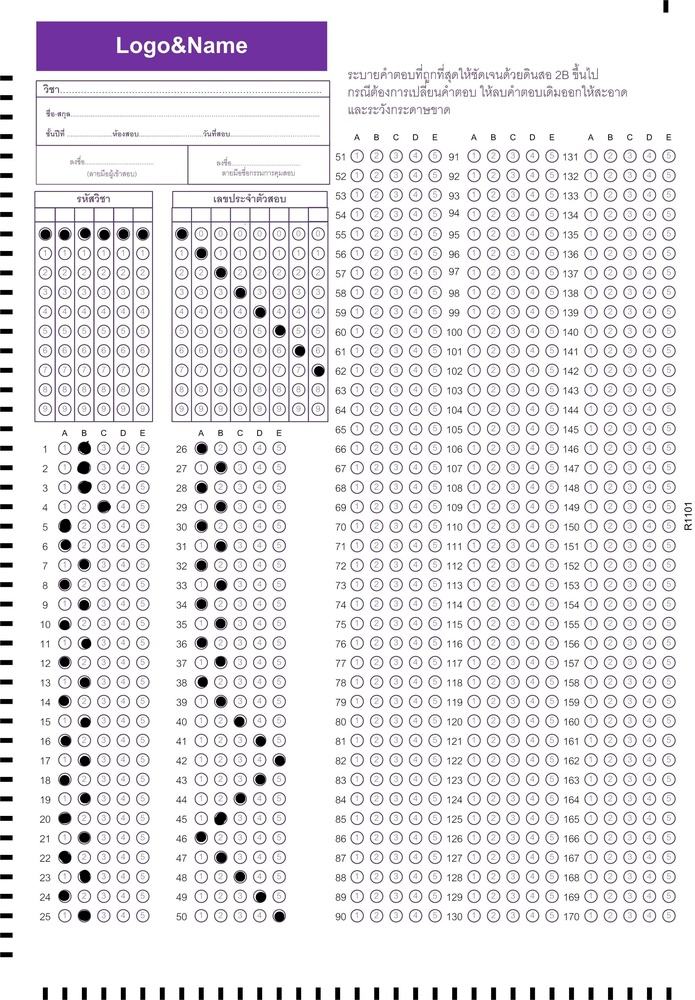
#> input picture R1103.jpg, 695 x 1000 px, shrunk from 2317 x 3335 before the run
$ python Detect.py
#> lines starting #> are read from the running program, lines starting #| are printed output that depends on the picture; after the words box and inside, x2 and y2 are one past the last pixel; in counts of white or black regions, pixels touching at a corner belong together
# Detect.py — OMR with adjustable grids + per-block anti-false-E
import cv2, numpy as np, json, csv
from pathlib import Path
from PIL import Image
import warnings
warnings.filterwarnings("ignore")

# ================= PATH / OUTPUT =================
BASE = Path(__file__).resolve().parent
IMG_PATH = str(BASE / "R1103.jpg")       # <-- เปลี่ยนชื่อภาพที่นี่
OUT_DIR  = BASE / "out"
OUT_DIR.mkdir(parents=True, exist_ok=True)

# ================ GLOBAL CONFIG =================
ABS_MIN_BLACK  = 35     # ขั้นต่ำพิกเซลดำต่อช่อง (ค่าเริ่มต้น)
MIN_FILL_RATIO = 0.22   # (ดำสุด) ต้องมากกว่า mean ของคอลัมน์ * ค่านี้
TOP2_DELTA_RATIO = 0.10 # ช่องดำสุดต้องทิ้งห่างอันดับสอง >= 10%

# ================ ZONES (ตัวเลขแนวตั้ง) =================
ZONES = {
    "subject_code": {
        "rect_pct": (0.0485, 0.22, 0.22, 0.42),  # 6 หลัก x 10 แถว
        "rows": 10, "cols": 6
    },
    "student_id": {
        "rect_pct": (0.2455, 0.22, 0.47, 0.422), # 8 หลัก x 10 แถว
        "rows": 10, "cols": 8
    },
}

"""
ANSWER_BLOCKS tuple:
(name, rect_pct, rows, cols, q_start, choices, row_shift, col_labels, options_dict)

options_dict (ไม่บังคับ):
{
  "grid": "uniform"|"weighted"|"auto",
  "row_weights": [...],   # ถ้า grid=weighted
  "col_weights": [...],   # ถ้า grid=weighted
  "cell_pad": (px, py),   # padding ภายในช่อง (สัดส่วน 0..1 ของกว้าง/สูง) เช่น (0.12, 0.18)
  "col_pad_x": [..]*cols, # padding แนวนอนรายคอลัมน์ (override cell_pad[0])
  "abs_min_black": int,   # override เกณฑ์ขั้นต่ำดำ
  "min_fill_ratio": float,# override สัดส่วนเทียบ mean
  "top2_delta_ratio": float # override เกณฑ์ทิ้งห่างอันดับสอง
}
"""

ANSWER_BLOCKS = [
    # ซ้าย
    ("ans_1_25",  (0.077, 0.439, 0.22, 0.925), 25, 5,  1, 5,  0, "ABCDE",
        {"grid":"uniform",
         "cell_pad": (0.10, 0.16),
         "abs_min_black": 35, "min_fill_ratio": 0.24, "top2_delta_ratio": 0.12}
    ),
    ("ans_26_50", (0.275, 0.439, 0.42, 0.925), 25, 5, 26, 5,  0, "ABCDE",
        {"grid":"uniform",
         "cell_pad": (0.10, 0.16),
         "abs_min_black": 35, "min_fill_ratio": 0.24, "top2_delta_ratio": 0.12}
    ),

    # กลาง 51–90  (เพิ่ม padding คอลัมน์ E เพื่อกัน false positive)
    ("ans_51_90",  (0.500, 0.145, 0.640, 0.924), 40, 5,  51, 5,  0, "ABCDE",
        {"grid":"uniform",
         "cell_pad": (0.12, 0.18),
         "col_pad_x": [0.12, 0.12, 0.12, 0.12, 0.26],  # E บีบมากขึ้น
         "abs_min_black": 45, "min_fill_ratio": 0.28, "top2_delta_ratio": 0.18}
    ),

    # ขวา 91–170
    ("ans_91_130", (0.670, 0.145, 0.810, 0.923), 40, 5,  91, 5,  0, "ABCDE",
        {"grid":"uniform",
         "cell_pad": (0.12, 0.18),
         "col_pad_x": [0.12, 0.12, 0.12, 0.12, 0.26],
         "abs_min_black": 45, "min_fill_ratio": 0.28, "top2_delta_ratio": 0.18}
    ),
    ("ans_131_170",(0.840, 0.145, 0.978, 0.923), 40, 5, 131, 5,  0, "ABCDE",
        {"grid":"uniform",
         "cell_pad": (0.12, 0.18),
         "col_pad_x": [0.12, 0.12, 0.12, 0.12, 0.26],
         "abs_min_black": 45, "min_fill_ratio": 0.28, "top2_delta_ratio": 0.18}
    ),
]

# ================ UTILS =================
def pillow_read(path):
    pil = Image.open(path).convert("RGB")
    return cv2.cvtColor(np.array(pil), cv2.COLOR_RGB2BGR)

def pct_to_px(rect_pct, W, H):
    x1p,y1p,x2p,y2p = rect_pct
    x1 = int(round(x1p*W)); y1 = int(round(y1p*H))
    x2 = int(round(x2p*W)); y2 = int(round(y2p*H))
    x1 = max(0,min(x1,W-2)); y1 = max(0,min(y1,H-2))
    x2 = max(1,min(x2,W-1)); y2 = max(1,min(y2,H-1))
    if x2<=x1+2: x2=x1+3
    if y2<=y1+2: y2=y1+3
    return [x1,y1,x2,y2]

# [17 lines left out: functions _smooth1d, _borders_from_proj, not called in this run]

# --------- GRID BUILDERS ----------
def uniform_grid(crop_gray, rows, cols):
    H, W = crop_gray.shape[:2]
    bx = [int(round(i * W / cols)) for i in range(cols + 1)]
    by = [int(round(i * H / rows)) for i in range(rows + 1)]
    boxes = []
    for r in range(rows):
        for c in range(cols):
            boxes.append((bx[c], by[r], bx[c+1], by[r+1]))
    return boxes, bx, by, None

# [38 lines left out: functions weighted_edges, weighted_grid, auto_grid, not called in this run]

def build_grid(crop_gray, rows, cols, mode="uniform", row_weights=None, col_weights=None):
    mode = (mode or "uniform").lower()
    if mode == "uniform":
        return uniform_grid(crop_gray, rows, cols)
    elif mode == "weighted":
        return weighted_grid(crop_gray, rows, cols, row_weights, col_weights)
    else:
        return auto_grid(crop_gray, rows, cols)

def draw_boxes(vis, boxes, offset, color=(0,0,255), thick=1):
    ox,oy = offset
    for (x1,y1,x2,y2) in boxes:
        cv2.rectangle(vis, (ox+x1,oy+y1), (ox+x2,oy+y2), color, thick)

# ====== COUNT WITH INNER PADDING ======
def _apply_inner_pad(cell, pad_x=0.0, pad_y=0.0):
    H, W = cell.shape[:2]
    dx = int(round(pad_x * W))
    dy = int(round(pad_y * H))
    x1 = min(max(0, dx), W-2); y1 = min(max(0, dy), H-2)
    x2 = max(x1+1, W-dx);      y2 = max(y1+1, H-dy)
    return cell[y1:y2, x1:x2]

def cell_count(cell_gray, pad_x=0.0, pad_y=0.0):
    if pad_x>0 or pad_y>0:
        cell_gray = _apply_inner_pad(cell_gray, pad_x, pad_y)
    th = cv2.threshold(cell_gray,0,255,cv2.THRESH_BINARY_INV+cv2.THRESH_OTSU)[1]
    # ตัดเส้นขอบบาง ๆ ออก
    th = cv2.erode(th, cv2.getStructuringElement(cv2.MORPH_ELLIPSE,(3,3)), 1)
    return int(cv2.countNonZero(th)), th.size

def pick_choice(counts, abs_min=None, min_ratio=None, top2_delta_ratio=None):
    abs_min = ABS_MIN_BLACK if abs_min is None else abs_min
    min_ratio = MIN_FILL_RATIO if min_ratio is None else min_ratio
    top2_delta_ratio = TOP2_DELTA_RATIO if top2_delta_ratio is None else top2_delta_ratio

    arr = np.array(counts, dtype=np.float32)
    k = int(np.argmax(arr))
    if arr[k] < abs_min: return None
    if arr[k] < min_ratio * (arr.mean()+1e-6): return None
    if arr.size >= 2:
        top2 = np.partition(arr, -2)[-2:]
        if (top2[-1] - top2[-2]) < top2_delta_ratio * max(1.0, top2[-1]):
            return None
    return k

# --------- READERS ----------
def read_digit_zone(gray, rect, rows, cols, grid_mode="uniform",
                    row_weights=None, col_weights=None):
    x1,y1,x2,y2 = rect
    crop = gray[y1:y2, x1:x2]
    boxes, _, _, _ = build_grid(crop, rows, cols, grid_mode, row_weights, col_weights)

    digits=[]
    for c in range(cols):
        counts=[]
        for r in range(rows):
            bx1,by1,bx2,by2 = boxes[r*cols + c]
            cell = crop[by1:by2, bx1:bx2]
            cnt, _ = cell_count(cell, 0.08, 0.12)  # padding เล็กน้อยสำหรับตัวเลข
            counts.append(cnt)
        d = pick_choice(counts)
        digits.append(None if d is None else d)
    return digits, boxes

def read_answer_block(gray, rect, rows, cols, q_start, choices=5, row_shift=0,
                      col_labels="ABCDE", grid_mode="uniform", row_weights=None, col_weights=None,
                      cell_pad=(0.12,0.18), col_pad_x=None,
                      abs_min=None, min_ratio=None, top2_delta_ratio=None):
    x1,y1,x2,y2 = rect
    crop = gray[y1:y2, x1:x2]
    boxes, _, _, _ = build_grid(crop, rows, cols, grid_mode, row_weights, col_weights)

    answers = {}
    for r in range(rows):
        counts=[]
        for c in range(cols):
            bx1,by1,bx2,by2 = boxes[r*cols + c]
            cell = crop[by1:by2, bx1:bx2]

            # padding: รายคอลัมน์ > ทั่วไป
            px = (col_pad_x[c] if (col_pad_x and c < len(col_pad_x)) else cell_pad[0])
            py = cell_pad[1]
            cnt, _ = cell_count(cell, px, py)
            counts.append(cnt)

        k = pick_choice(counts, abs_min, min_ratio, top2_delta_ratio)
        picked = "" if k is None else (col_labels[k] if k < len(col_labels) else "ABCDE"[k])
        qno = q_start + r + row_shift
        if qno >= 1:
            answers[qno] = picked

    return answers, boxes

# ================ MAIN =================
def main():
    img = cv2.imread(IMG_PATH)
#> img is the input picture: shape (1000, 695, 3); mean B, G, R 234, 230.6, 232.9
    if img is None:
        img = pillow_read(IMG_PATH)

    gray = cv2.cvtColor(img, cv2.COLOR_BGR2GRAY)
    H, W = gray.shape
#> H = 1000; W = 695
    vis = cv2.cvtColor(gray, cv2.COLOR_GRAY2BGR)

    result = {"subject_code": None, "student_id": None, "answers": {}}

    # -------- subject_code & student_id --------
    for name, cfg in ZONES.items():
        rect = pct_to_px(cfg["rect_pct"], W, H)
        x1,y1,x2,y2 = rect
        grid_mode   = cfg.get("grid", "uniform")
        row_w       = cfg.get("row_weights")
        col_w       = cfg.get("col_weights")

        digits, boxes = read_digit_zone(gray, rect, cfg["rows"], cfg["cols"],
                                        grid_mode, row_w, col_w)
        cv2.rectangle(vis,(x1,y1),(x2,y2),(0,255,0),2)
        draw_boxes(vis, boxes, (x1,y1), (0,0,255))
        result[name] = digits
#> this loop made 2 passes
#> digits on passes 1 to 2: [0, 0, 0, 0, 0, 0], [0, 1, 2, 3, 4, 5, 6, 7]
#> pass 1, in read_digit_zone, `crop = gray[y1:y2, x1:x2]`:
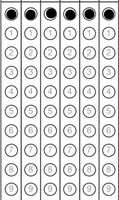
#> crop: shape (200, 119); min 0, max 255, mean 215.1
#> pass 2, in read_digit_zone (call 2), `crop = gray[y1:y2, x1:x2]`:
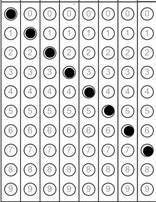
#> crop: shape (202, 156); min 0, max 255, mean 216.1
#> after the loop:
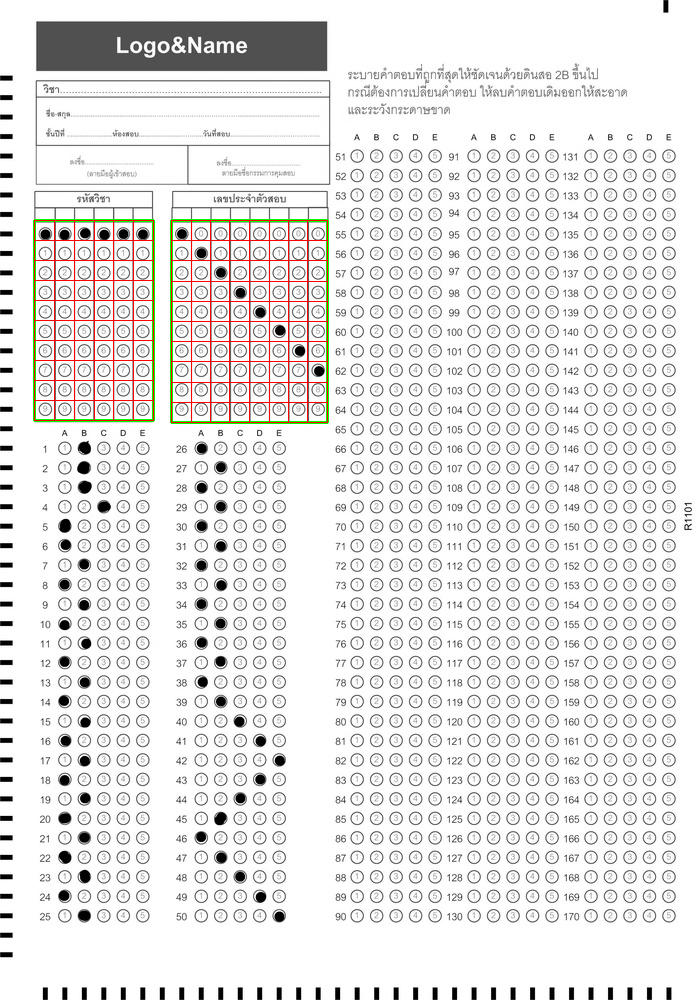
#> vis: shape (1000, 695, 3); mean B, G, R 229.2, 230.2, 231.4
#> after the loop, result = 3 items

    # -------- answers --------
    for blk in ANSWER_BLOCKS:
        name, rect_pct, rows, cols, q_start, choices, *extra = blk
        row_shift   = extra[0] if len(extra) >= 1 else 0
        col_labels  = extra[1] if len(extra) >= 2 else "ABCDE"
        opts        = extra[2] if len(extra) >= 3 and isinstance(extra[2], dict) else {}

        rect = pct_to_px(rect_pct, W, H)
        x1,y1,x2,y2 = rect

        grid_mode   = opts.get("grid", "uniform")
        row_w       = opts.get("row_weights")
        col_w       = opts.get("col_weights")
        cell_pad    = opts.get("cell_pad", (0.12, 0.18))
        col_pad_x   = opts.get("col_pad_x")  # อาจเป็น None
        abs_min     = opts.get("abs_min_black", ABS_MIN_BLACK)
        min_ratio   = opts.get("min_fill_ratio", MIN_FILL_RATIO)
        top2_delta  = opts.get("top2_delta_ratio", TOP2_DELTA_RATIO)

        cv2.rectangle(vis,(x1,y1),(x2,y2),(0,255,255),2)
        ans, boxes = read_answer_block(
            gray, rect, rows, cols, q_start, choices, row_shift, col_labels,
            grid_mode, row_w, col_w,
            cell_pad=cell_pad, col_pad_x=col_pad_x,
            abs_min=abs_min, min_ratio=min_ratio, top2_delta_ratio=top2_delta
        )
        draw_boxes(vis, boxes, (x1,y1), (0,0,255))
        result["answers"].update(ans)
#> this loop made 5 passes
#> pass 1, in read_answer_block, `crop = gray[y1:y2, x1:x2]`:
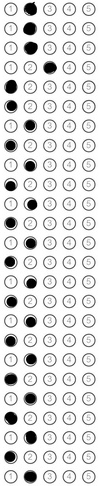
#> crop: shape (486, 99); min 0, max 255, mean 221.7
#> pass 2, in read_answer_block (call 2), `crop = gray[y1:y2, x1:x2]`:
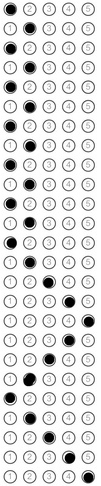
#> crop: shape (486, 101); min 0, max 255, mean 223.4
#> pass 3, in read_answer_block (call 3), `crop = gray[y1:y2, x1:x2]`:
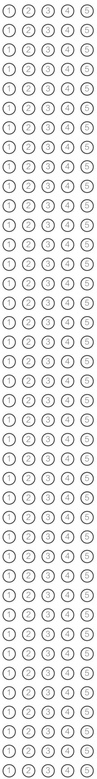
#> crop: shape (779, 97); min 74, max 255, mean 232
#> after the loop:
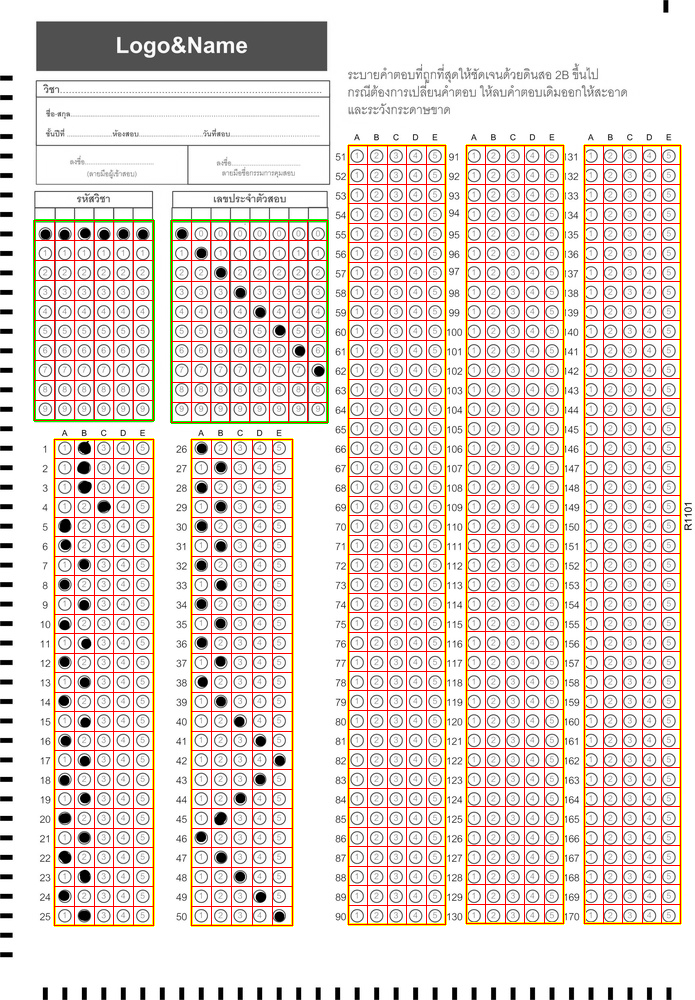
#> vis: shape (1000, 695, 3); 7.32% of pixels changed, all inside (x1, y1, x2, y2) = (53, 144, 682, 927)

    # -------- Save overlay + meta + answers.csv --------
    cv2.imwrite(str(OUT_DIR/"overlay.jpg"), vis)
    with open(OUT_DIR/"meta.json","w",encoding="utf-8") as f:
        json.dump(result, f, ensure_ascii=False, indent=2)

    with open(OUT_DIR/"answers.csv","w",newline="",encoding="utf-8") as f:
        w = csv.writer(f); w.writerow(["question","answer"])
        for q in sorted(result["answers"].keys()):
            w.writerow([q, result["answers"][q]])

    print("✅ เสร็จแล้ว")
    print(" - overlay :", OUT_DIR/"overlay.jpg")
    print(" - meta    :", OUT_DIR/"meta.json")
    print(" - answers :", OUT_DIR/"answers.csv")

if __name__ == "__main__":
    main()
